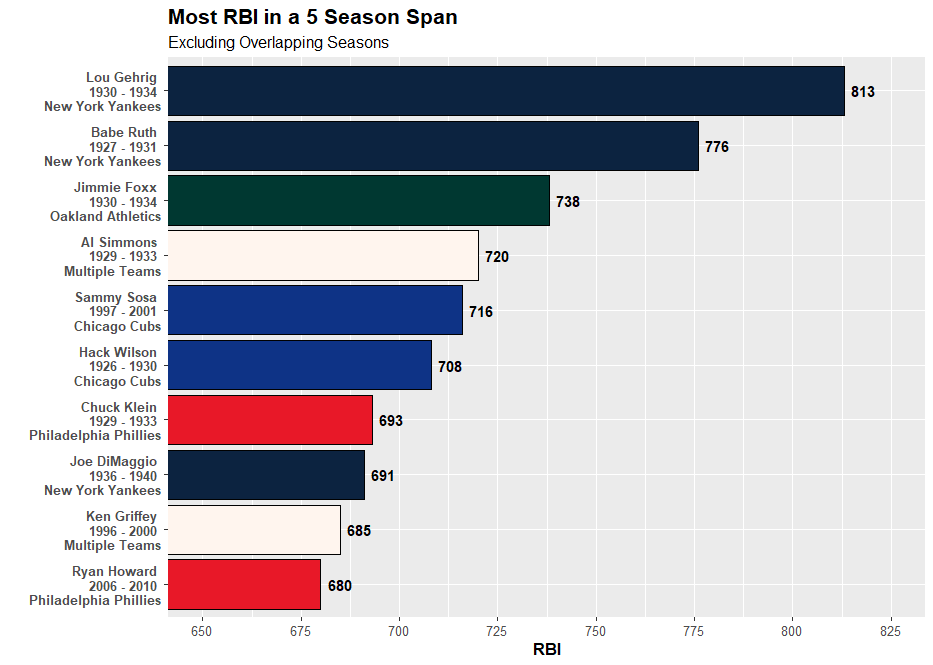

The script that drew this image:
#Set working directory

setwd("C:/Users/daily/Desktop/Repositories/MiscVisuals/Website Visualizations/Most X in Span/MLB")

#Loading necessary libraries

library(sqldf)
library(tidyverse)
library(zoo)
library(data.table)
library(Lahman)

#Get data from Lahman Database

data <- sqldf('SELECT People.playerID, Batting.yearID, People.nameFirst, People.nameLast,
GROUP_CONCAT(TeamsFranchises.franchName) AS Teams, TeamsFranchises.franchID, SUM(Batting.RBI) AS RBI
                    FROM People
                    INNER JOIN Batting
                    ON People.playerID = Batting.PlayerID
                    INNER JOIN Teams
                    ON Batting.teamID = Teams.teamID
                    AND Batting.yearID = Teams.yearID
                    INNER JOIN TeamsFranchises
                    ON Teams.franchID = TeamsFranchises.franchID
                    GROUP BY Batting.playerID, Batting.yearID
                    ORDER BY SUM(Batting.RBI) DESC')

#Calculate the totals and find the season the span started

data <- data %>%
  arrange(playerID, yearID) %>%
  group_by(playerID) %>%
  mutate(RBI_Total = rollapply(RBI, width = 5, FUN = sum, align = "right",partial = TRUE)) %>%
  mutate(firstYear_rd = lag(yearID, 4)) %>%
  fill(firstYear_rd, .direction = "up") %>%
  mutate(first_year_2_rd = lag(yearID,3)) %>%
  fill(first_year_2_rd, .direction = "up") %>%
  mutate(first_year_3_rd = lag(yearID,2)) %>%
  fill(first_year_3_rd, .direction = "up") %>%
  mutate(first_year_4_rd = lag(yearID,1)) %>%
  fill(first_year_4_rd, .direction = "up") %>%
  mutate(firstYear = ifelse(is.na(firstYear_rd) & is.na(first_year_2_rd) & is.na(first_year_3_rd) & is.na(first_year_4_rd), yearID,
                            ifelse(is.na(firstYear_rd) & is.na(first_year_2_rd) & is.na(first_year_3_rd), first_year_4_rd,
                                   ifelse(is.na(firstYear_rd) & is.na(first_year_2_rd), first_year_3_rd,
                                          ifelse(is.na(firstYear_rd), first_year_2_rd, firstYear_rd))))) %>%
  mutate(Range = yearID - firstYear) %>%
  mutate(prevTeam = lag(Teams,4)) %>%
  mutate(prevTeam = ifelse(is.na(prevTeam), Teams, prevTeam)) %>%
  mutate(prevTeam_2 = lag(Teams,3)) %>%
  mutate(prevTeam_2 = ifelse(is.na(prevTeam_2), Teams, prevTeam_2)) %>%
  mutate(prevTeam_3 = lag(Teams,2)) %>%
  mutate(prevTeam_3 = ifelse(is.na(prevTeam_3), Teams, prevTeam_3)) %>%
  mutate(prevTeam_4 = lag(Teams,1)) %>%
  mutate(prevTeam_4 = ifelse(is.na(prevTeam_4), Teams, prevTeam_4)) %>%
  mutate(OneFranchise = ifelse(Teams == prevTeam & Teams == prevTeam_2 & Teams == prevTeam_3 & Teams == prevTeam_4, "Yes", "No")) %>%
  ungroup()


#Choose only the columns needed for visual

display_data <- sqldf('SELECT firstYear AS MIN,
      yearID AS MAX,
      Range,
      playerID,
      nameFirst,
      nameLast,
      Teams,
      RBI_Total,
      OneFranchise
      FROM data
      GROUP BY playerID, yearID
      ORDER BY RBI_Total DESC')

#Add index number to find overlapping values (Only finds overlapping values for top value in group)

setDT(display_data)
display_data$index <- display_data[display_data, on = .(playerID, MAX>=MIN, MIN<=MAX), mult ="first", which = TRUE]

#Keep only top value from index grouping

no_dupes <- display_data %>%
  group_by(index) %>%
  slice_head() %>%
  group_by(playerID,MIN) %>%
  slice_head() %>%
  arrange(-RBI_Total) %>%
  ungroup()

#Limit to top 10 spots

top_data <- no_dupes %>%
  mutate(Rank = rank(-RBI_Total, ties.method = "min")) %>%
  filter(Rank <= 10)

#Create Team Name for Players with More Than 1 Franchise

top_data <- top_data %>%
  mutate(DisplayFranchises = ifelse(OneFranchise == "No", "Multiple Teams", Teams))

#Combine columns for display

top_data <- top_data %>%
  mutate(chart_label = paste(nameFirst,nameLast, "\n", MIN, "-", MAX, "\n",DisplayFranchises))

#Team Colors for display

fill_color <- c("Arizona Diamondbacks" = "#5F259F",
                "Atlanta Braves" = "#CE1141",
                "Baltimore Orioles" = "#DF4601",
                "Boston Red Sox" = "#BD3039",
                "Chicago Cubs" = "#0E3386",
                "Chicago White Sox" = "#27251F",
                "Cincinnati Reds" = "#C6011F",
                "Cleveland Indians" = "#E31937",
                "Colorado Rockies" = "#33006F",
                "Detroit Tigers" = "#FA4616",
                "Houston Astros" = "#EB6E1F",
                "Kansas City Royals" = "#004687",
                "Los Angeles Angels" = "#BA0021",
                "Los Angeles Dodgers" = "#005A9C",
                "Miami Marlins" = "#00A3E0",
                "Milwaukee Brewers" = "#FFC52F",
                "Minnesota Twins" = "#002B5C",
                "New York Mets" = "#FF5910",
                "New York Yankees" = "#0C2340",
                "Oakland Athletics" = "#003831",
                "Philadelphia Phillies" = "#E81828",
                "Pittsburgh Pirates" = "#FDB827",
                "St. Louis Cardinals" = "#C41E3A",
                "San Diego Padres" = "#2F241D",
                "San Francisco Giants" = "#FD5A1E",
                "Seattle Mariners" = "#005C5C",
                "Tampa Bay Rays" = "#8FBCE6",
                "Texas Rangers" = "#C0111F",
                "Toronto Blue Jays" = "#134A8E",
                "Washington Nationals" = "#AB0003",
                "Multiple Teams" = "seashell")

#Create visual

top_data %>%
  ggplot(aes(x = reorder(chart_label, RBI_Total), y = RBI_Total, fill = DisplayFranchises)) +
  geom_bar(stat = "identity", color = "black") +
  geom_text(aes(label = RBI_Total), fontface = "bold", hjust = -0.3) +
  coord_flip(ylim = c(650, 825)) +
  scale_y_continuous(breaks = seq(650, 825, 25)) +
  scale_fill_manual(values = fill_color) +
  theme(plot.title = element_text(size = 16, face = "bold"),
        plot.subtitle = element_text(size = 12),
        axis.title.x = element_text(size = 12, face = "bold"),
        axis.text.x = element_text(size = 10),
        axis.text.y = element_text(size = 10, face ="bold"),
        legend.position = "none") +
  labs(title = "Most RBI in a 5 Season Span",
       subtitle = "Excluding Overlapping Seasons",
       x = "",
       y = "RBI")
